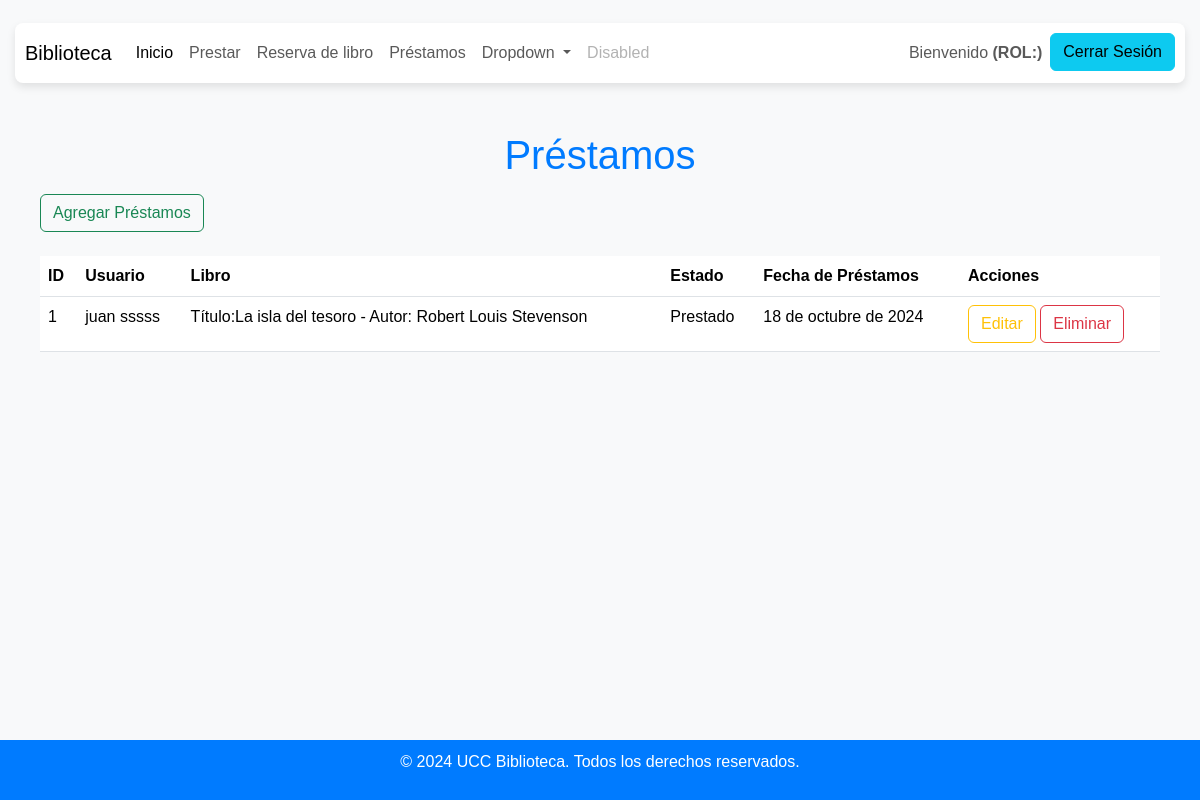
Before: /prestamos/ with the older database file.
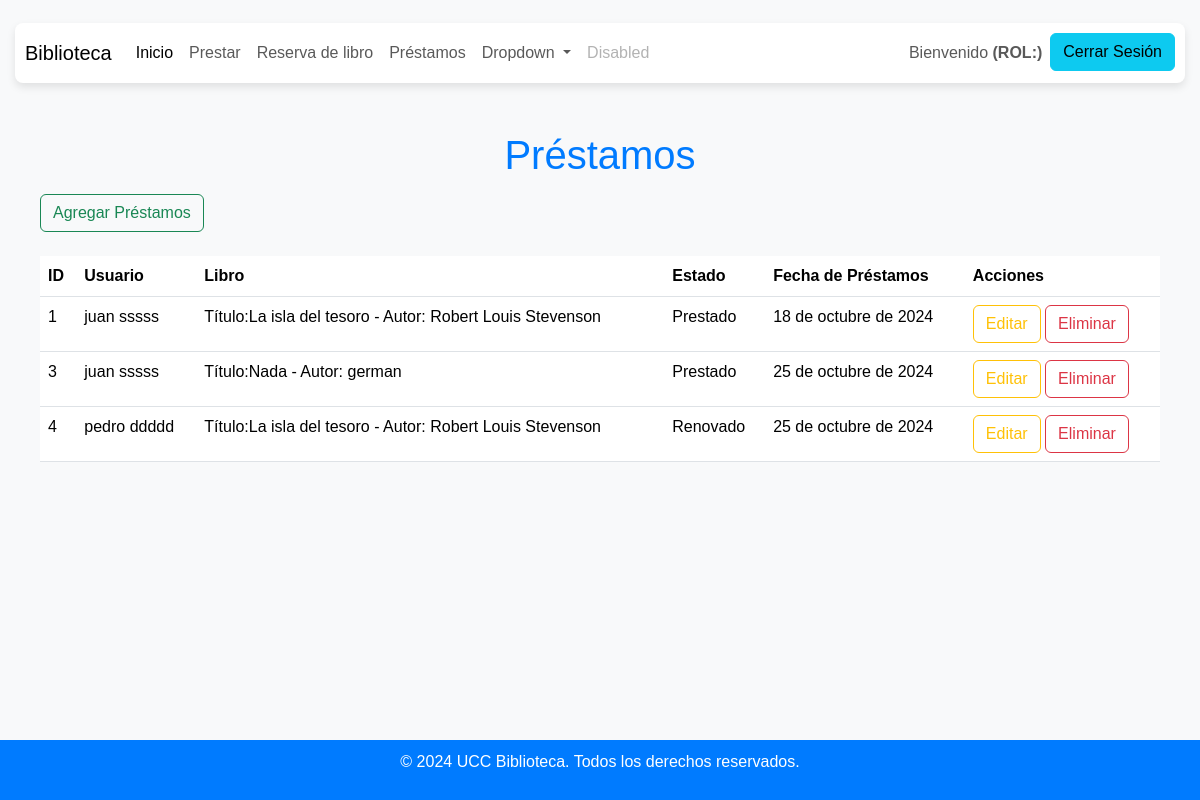
After: the same page with the newer database file.
### biblioteca/models.py (models this page shows)
class Prestamo(models.Model):
    usuario = models.ForeignKey('Usuario', on_delete=models.DO_NOTHING)
    libro = models.ForeignKey('Libro', on_delete=models.DO_NOTHING, help_text="Libro reservado")
    fecha_reserva = models.DateField(auto_now_add = True, blank=False)
    fecha_devolucion = models.DateField(help_text="Fecha en que debe devolverse el libro")
    Estados = (
        (1, "Prestado"),
        (2, "Renovado"),
        (3, "Devuelto"),
        (4, "con novedad"),
    )
    estado = models.IntegerField(choices=Estados, default=1)
    observaciones = models.TextField(null=True, blank=True)

class Usuario(models.Model):
    correo = models.EmailField(max_length= 254, unique = True)
    nombre_completo = models.CharField(max_length=254)
    clave = models.CharField(max_length=254)
    ROLES = (
        ("A", "Administrador"),
        ("B", "Bibliotecario"),
        ("E", "Estudiante"),
    )
    rol = models.CharField(max_length=254,  choices= ROLES, default="E")
    def __str__(self) -> str:
        return f"{self.nombre_completo}"

class Libro(models.Model):
    titulo = models.CharField(max_length=254)
    autor = models.CharField(max_length=100)
    no_paginas = models.IntegerField()
    fecha_publicacion = models.DateField(help_text= "Fecha Publicacion")
    CLASIFICAC = (
        (0, ""),
        (1, "Romance"),
        (2, "Aventura"),
        (3, "Ficción"),
    )
    clasificacion = models.IntegerField(choices=CLASIFICAC, default=0 )
    foto = models.ImageField(upload_to="img/libros", default="img/libros/default.png", null=True, blank=True)
    def __str__(self) -> str:
        return f"Título:{self.titulo} - Autor: {self.autor}"

### biblioteca/views.py (the view)
# urls.py: path('prestamos/', views.prestamos, name='prestamos'),
def prestamos(request):
    q = Prestamo.objects.all()
    contexto = {"data": q}
    return render(request, 'libros/prestamos.html', contexto)

### biblioteca/templates/libros/prestamos.html (shortened to what this page needs)
{% extends 'base.html' %}
{% load static %}
{% block contenedor %}
    <h1> Préstamos </h1>
    <a href="{% url 'agregar_prestamo' %}">
        <button type="button" class="btn btn-outline-success">Agregar Préstamos</button>
    </a>
    <br />
    <br />
    <table class="table">
        <thead>
            <tr>
                <th scope="col">ID</th>
                <th scope="col">Usuario</th>
                <th scope="col">Libro</th>
                <th scope="col"> Estado</th>
                <th scope="col">Fecha de Préstamos</th>
                <th scope="col">Acciones</th>
            </tr>
        </thead>
        <tbody>
            {% for x in data %}
            <tr>
                <td>{{x.id}}</td>
                <td>{{x.usuario}}</td>
                <td>{{x.libro }}</td>
                <td>{{x.get_estado_display}}</td>
                <td>{{x.fecha_reserva}}</td>
                <td>
                    <a href="{% url 'editar_prestamo' x.id %}"><button type="button" class="btn btn-outline-warning" >Editar</button></a>
                    <a href="{% url 'eliminar_prestamo' x.id %}"><button class="btn btn-outline-danger" type="button">Eliminar</button></a>
                </td>
            </tr>
            {% endfor %}
        </tbody>
    </table>
{% endblock %}

### biblioteca/templates/base.html (shortened to what this page needs)
{% load static %}
<!DOCTYPE html>
<html>
  <head>
    <link
      href="https://cdn.jsdelivr.net/npm/bootstrap@5.3.3/dist/css/bootstrap.min.css"
      rel="stylesheet"
    />
    <link href="{% static 'css/estilo.css' %}" rel="stylesheet" />
  </head>
  <body>
    <nav class="navbar navbar-expand-lg bg-body-tertiary">
      <div class="container-fluid">
        <a class="navbar-brand" href="#">Biblioteca</a>
        <div class="collapse navbar-collapse" id="navbarSupportedContent">
          <ul class="navbar-nav me-auto mb-2 mb-lg-0">
            <li class="nav-item">
              <a class="nav-link active" aria-current="page" href="{% url 'index'%}">Inicio</a>
            </li>
            <li class="nav-item">
                <a class="nav-link" href="{% url 'prestar_libro'%}">Prestar</a>
            </li>
            <li class="nav-item">
              <a class="nav-link" href="{% url 'ver_reservas'%}">Reserva de libro</a>
            </li>
            <li class="nav-item">
                <a class="nav-link" href="{% url 'prestamos' %}">Préstamos</a>
              </li>
            <li class="nav-item dropdown">
              <a
                class="nav-link dropdown-toggle"
                href="#"
                role="button"
                data-bs-toggle="dropdown"
                aria-expanded="false"
              >
                Dropdown
              </a>
            </li>
            <li class="nav-item">
              <a class="nav-link disabled" aria-disabled="true">Disabled</a>
            </li>
          </ul>
          <ul class=" d-flex navbar-nav ">
            <li class="nav-item">
                <a class="nav-link">Bienvenido <strong>{{request.session.logueado.nombre}} (ROL:{{request.session.logueado.rol}})</strong></a>
            </li>
            <li class="nav-item">
                <a class="btn btn-info" href="{% url 'logout' %}">Cerrar Sesión </a>
            </li>
          </ul>
        </div>
      </div>
    </nav>
    <div class="container">
    {% block contenedor %}
    {% endblock %}
    </div>
    <footer>
      <p>&copy; 2024 UCC Biblioteca. Todos los derechos reservados.</p>
    </footer>
  </body>
</html>

### biblioteca/static/css/estilo.css (style rules this page uses)
body { font-family: Arial, sans-serif; background-color: #f8f9fa; color: #333; margin: 0; padding: 0; }
h1 { text-align: center; color: #007bff; margin-top: 15px; margin-bottom: 15px; }
.container { padding: 10px; }
.container-fluid { background-color: #fff; border-radius: 8px; box-shadow: 0 4px 8px rgba(0, 0, 0, 0.1); margin: 15px; padding: 10px; }
footer { text-align: center; padding: 10px; background-color: #007bff; color: white; position: fixed; bottom: 0; width: 100%; }

Changed rows visible on the page:
added Prestamo: id "3", usuario "juan sssss", libro "Título:Nada - Autor: german", estado "Prestado", fecha_reserva "25 de octubre de 2024"
added Prestamo: id "4", usuario "pedro ddddd", libro "Título:La isla del tesoro - Autor: Robert Louis Stevenson", estado "Renovado", fecha_reserva "25 de octubre de 2024"
